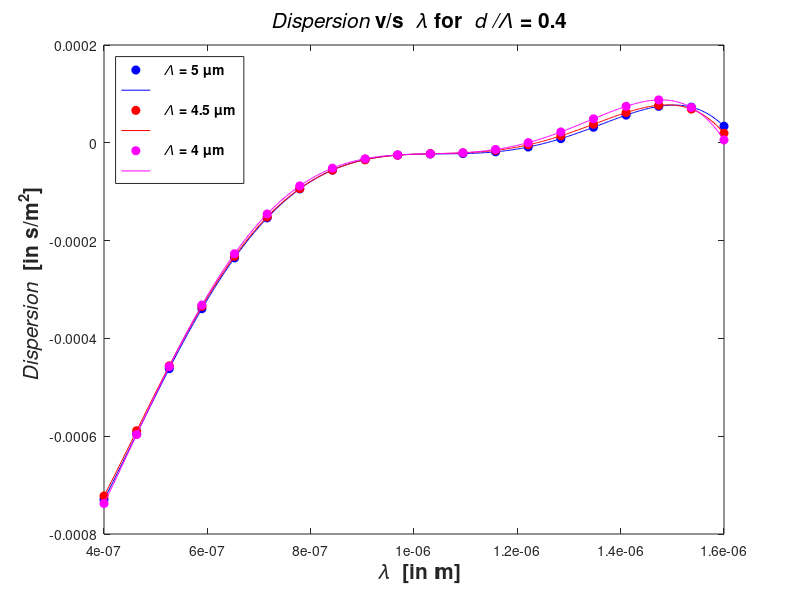

Recreate this plot in MATLAB.
wl_vec = [0.4
0.4632
0.5263
0.5895
0.6526
0.7158
0.7789
0.8421
0.9053
0.9684
1.0316
1.0947
1.1579
1.2211
1.2842
1.3474
1.4105
1.4737
1.5368
1.6
];

wl_vec = wl_vec*1e-6;
c = 3e8;

n_eff_p_5_dp_0_4 = @(wl) (5.16332E+34*wl.^6) - (3.71475E+29*wl.^5) + (1.09736E+24*wl.^4) - (1.71020E+18*wl.^3) + (1.49021E+12*wl.^2) - (7.09226E+05*wl) + 1.59985E+00;

n_eff_p_4_5_dp_0_4 = @(wl) (5.27492E+34*wl.^6) - (3.76814E+29*wl.^5) + (1.10601E+24*wl.^4) - (1.71425E+18*wl.^3) + (1.48710E+12*wl.^2) - (7.06360E+05*wl) + 1.59920E+00;

n_eff_p_4_dp_0_4 = @(wl) (5.82896E+34*wl.^6) - (4.11596E+29*wl.^5) + (1.19346E+24*wl.^4) - (1.82643E+18*wl.^3) + (1.56364E+12*wl.^2) - (7.33380E+05*wl) + 1.60292E+00;

d2_n_eff_p_5_dp_0_4 = @(wl) (154.8996E+34*wl.^4) - (74.295E+29*wl.^3) + (13.16832E+24*wl.^2) - (10.2612E+18*wl) + 2.98042E+12;

d2_n_eff_p_4_5_dp_0_4 = @(wl) (158.2476E+34*wl.^4) - (75.3628E+29*wl.^3) + (13.27212E+24*wl.^2) - (10.2855E+18*wl) + 2.9742E+12; 

d2_n_eff_p_4_dp_0_4 = @(wl) (174.8688E+34*wl.^4) - (82.3192E+29*wl.^3) + (14.32152E+24*wl.^2) - (10.95858E+18*wl) + 3.12728E+12;

disp_p_5_dp_0_4 = -(wl_vec.*d2_n_eff_p_5_dp_0_4(wl_vec))/c;

disp_p_4_5_dp_0_4 = -(wl_vec.*d2_n_eff_p_4_5_dp_0_4(wl_vec))/c;

disp_p_4_dp_0_4 = -(wl_vec.*d2_n_eff_p_4_dp_0_4(wl_vec))/c;

wl_i_vec = linspace(0.4, 1.6, 500)*1e-6;  

disp_i_p_5_dp_0_4 = -(wl_i_vec.*d2_n_eff_p_5_dp_0_4(wl_i_vec))/c;

disp_i_p_4_5_dp_0_4 = -(wl_i_vec.*d2_n_eff_p_4_5_dp_0_4(wl_i_vec))/c;

disp_i_p_4_dp_0_4 = -(wl_i_vec.*d2_n_eff_p_4_dp_0_4(wl_i_vec))/c;

figure(1);
plot(wl_vec,disp_p_5_dp_0_4,'bo','MarkerFaceColor','b');
hold on;
plot(wl_i_vec,disp_i_p_5_dp_0_4,'b-');
plot(wl_vec,disp_p_4_5_dp_0_4,'ro','MarkerFaceColor','r');
plot(wl_i_vec,disp_i_p_4_5_dp_0_4,'r-');
plot(wl_vec,disp_p_4_dp_0_4,'mo','MarkerFaceColor','m');
plot(wl_i_vec,disp_i_p_4_dp_0_4,'m-');
hold off;
set(gca,'fontsize',10);
xlabel('\bf {\it \lambda}  [in m]','fontsize',15);
ylabel('\bf {\it Dispersion}  [in s/m^2]','fontsize',15);
title('\bf {\it Dispersion} v/s {\it \lambda} for {\it d /\Lambda} = 0.4','fontsize',15);
legend('\bf {\it \Lambda} = 5 \mum','','\bf {\it \Lambda} = 4.5 \mum','','\bf {\it \Lambda} = 4 \mum','','fontsize',10,'Location','northwest');

